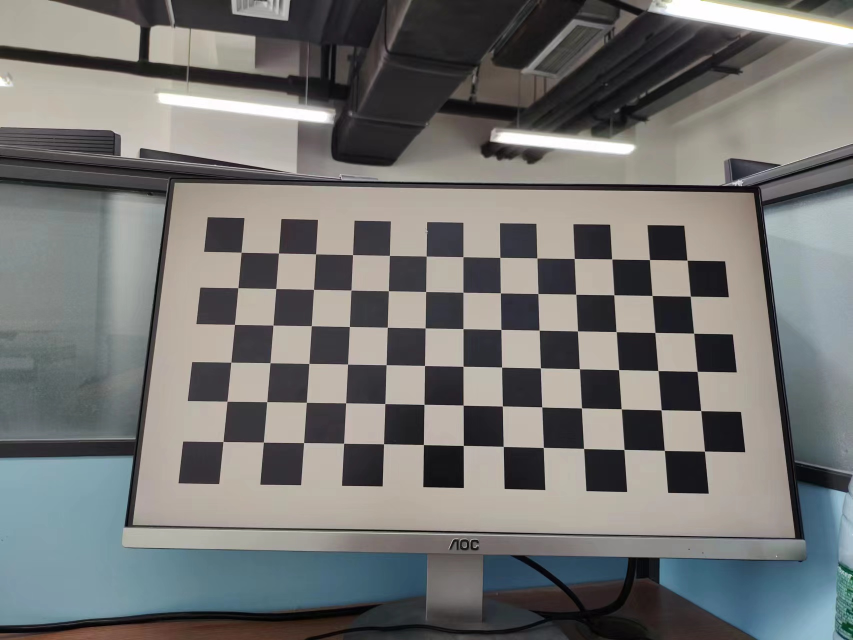
#> input picture 1.jpg, 1706 x 1280 px (shown at 1/2 size); its folder holds only this picture in this run
$ python Calibration.py
#> lines starting #> are read from the running program, lines starting #| are printed output that depends on the picture; after the words box and inside, x2 and y2 are one past the last pixel; in counts of white or black regions, pixels touching at a corner belong together; long printed decimals are rounded
import cv2
import numpy as np
import glob
import os

class Calibration:
    def __init__(self, img_dir, grid_size, chess_size):
        '''
        初始化

        Parameters
        ----------
        img_dir : str
            图像的存储路径

        grid_size : int
            一个棋盘格的大小

        chess_size : (w, h)
            棋盘的宽和长分别有几个角点

        Returns
        -------
        None.

        '''
        #棋盘格的大小
        self.grid_size = grid_size
        #棋盘大小，即包括几行几列
        self.chess_size = chess_size
        w, h = chess_size
        #初始化世界坐标系点
        self.world_point = np.zeros((w * h, 3), np.float32)
        #根据棋盘格大小构造每一个世界坐标系的角点坐标
        self.world_point[:, :2] = np.mgrid[0:w*grid_size:grid_size, 0:h*grid_size:grid_size].T.reshape(-1, 2)
        #初始化世界坐标系，像素坐标系和图像路径
        self.world_points = []
        self.img_points = []
        self.img_dir = img_dir


    def chess_generator(self, save_dir, x_nums=14, y_nums=7):
        '''
        生成标定用棋盘格

        Parameters
        ----------
        save_dir : str
            棋盘图保存路径

        x_nums : int, optional
            生成棋盘的长 The default is 14.对应h=13

        y_nums : TYPE, optional
            生成棋盘的宽 The default is 7. 对应w=6

        Returns
        -------
        None.

        '''
#> called with save_dir = './chessmap', x_nums = 14, y_nums = 7
        image = np.ones([1080, 1920, 3], np.uint8) * 255
        #x_nums = 14  #对应h=13
        #y_nums = 7 #对应w=6
        square_pixel = 120   # 1080/9 = 120 pixels
        x0 = square_pixel
        y0 = square_pixel
        flag = -1
        for i in range(y_nums):
            flag = 0 - flag
            for j in range(x_nums):
                if flag > 0:
                    color = [0,0,0]
                else:
                    color = [255,255,255]
                cv2.rectangle(image,(x0 + j*square_pixel,y0 + i*square_pixel),
                              (x0 + j*square_pixel+square_pixel,y0 + i*square_pixel+square_pixel),color,-1)
                flag = 0 - flag

        if not os.path.exists(save_dir):
            os.makedirs(save_dir)
        cv2.imwrite(save_dir+'/chess_map.bmp',image)
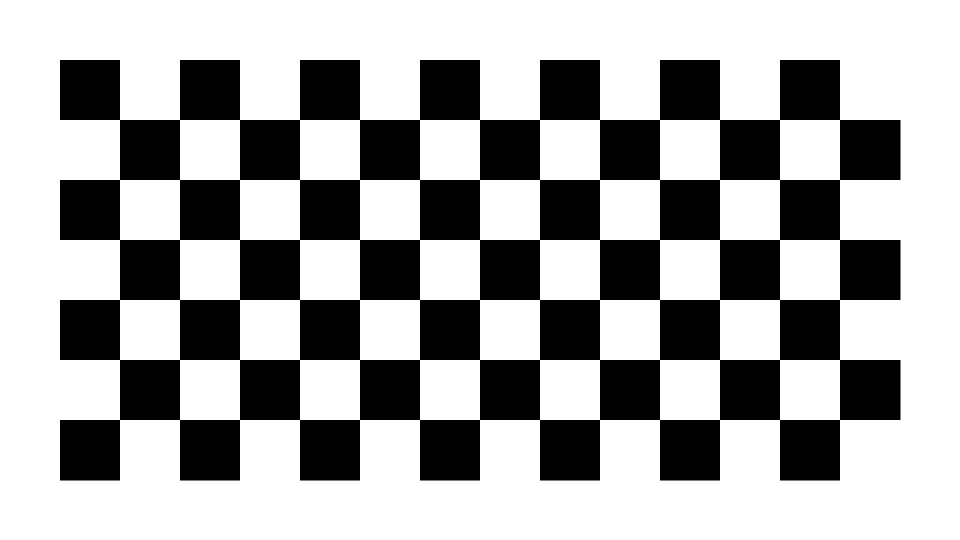
#> saved as chess_map.bmp: shape (1080, 1920, 3) (shown at 1/2 size); 65.9% white; 1 black region, box (x1, y1, x2, y2) and area: (120, 120, 1801, 961) 706800
        print("done")


    def calibrate(self):
        '''
        相机标定

        Returns
        -------
        mat_intri : TYPE
            内参矩阵

        coff_dis : TYPE
            畸变系数，(k_1, k_2, p_1, p_2, k_3)

        vec_rot : TYPE
            外参：旋转向量

        vec_trans : TYPE
            外参：平移向量

        '''
        #图像路径
        self.images = glob.glob(self.img_dir + '/*.jpg')
        w, h = self.chess_size
        for idx, img_path in enumerate(self.images):
            #读取图像
            img = cv2.imread(img_path)
#> img is the input picture: shape (1280, 1706, 3); mean B, G, R 114.6, 116.2, 116
            #将图片缩小
            #img = cv2.resize(img,None,fx=0.4, fy=0.4, interpolation = cv2.INTER_CUBIC)
            #转为灰度图
            gray = cv2.cvtColor(img, cv2.COLOR_BGR2GRAY)
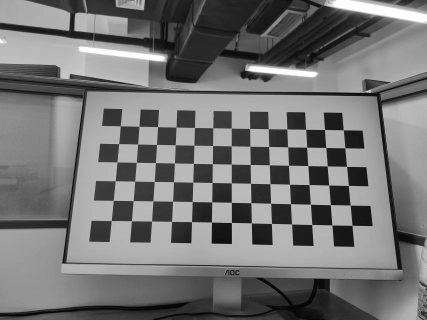
#> gray: shape (1280, 1706) (shown at 1/4 size); min 0, max 255, mean 116
            #寻找角点
            ret, corners = cv2.findChessboardCorners(gray, (w,h), None)
#> ret = True; corners = 78 rows, first 8: [446.6, 883.7], [454.3, 802.9], [462.3, 724.7], [469.6, 649.3], [476.6, 576], [482.6, 505], [527.4, 884.6], [534.1, 803.9]
            if ret:
                #将角点精细化到亚像素
                #criteria:角点精准化迭代过程的终止条件
                #criteria = (cv2.TERM_CRITERIA_EPS + cv2.TermCriteria_MAX_ITER, 30, 0.001)
                #cv2.cornerSubPix(gray, corners, (11,11),(-1,-1),criteria)
                #向世界坐标系中增加点
                self.world_points.append(self.world_point)
                #向像素坐标系中增加角点
                self.img_points.append(corners)
                #在图像中标出角点
                cv2.drawChessboardCorners(img, (w,h), corners, ret)
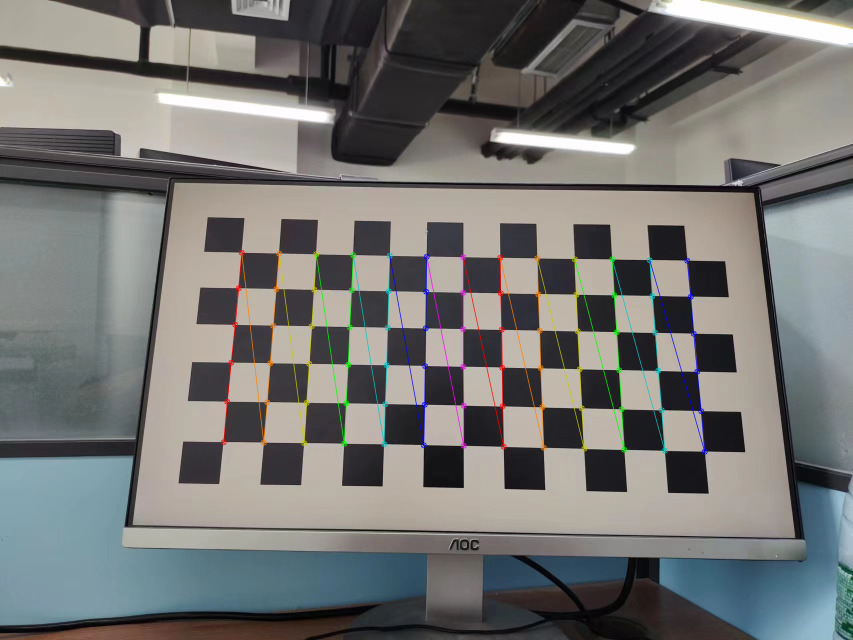
#> img: shape (1280, 1706, 3) (shown at 1/2 size); 1.59% of pixels changed, all inside (x1, y1, x2, y2) = (441, 499, 1416, 910)
                cv2.imshow('corners',img)
                cv2.waitKey(0)
                print(str(idx + 1) + " finish")
            else:
                print(str(idx + 1) + " wrong")
        cv2.destroyAllWindows()

        #求解摄像机的内在参数和外在参数。mat_intri 内参数矩阵，coff_dis 畸变系数，vec_rot 旋转向量，vec_trans 平移向量
        ret, mat_intri, coff_dis, vec_rot, vec_trans = cv2.calibrateCamera(self.world_points, self.img_points, gray.shape[::-1], None, None)
#> ret = 0.167; mat_intri = [[1912.8, 0, 815.3], [0, 1998.5, 600.7], [0, 0, 1]]; coff_dis = [[0.271, -1.08, -0.00311, -0.00595, -1.12]]; vec_rot = ([-0.313, -0.3, -1.53],); vec_trans = ([-151.7, 111.7, 798.1],)

        print ("ret: {}".format(ret))
#| ret: 0.1674
        print ("intrinsic matrix: \n {}".format(mat_intri))
#| intrinsic matrix:
#|  [[1.91282664e+03 0.00000000e+00 8.15328709e+02]
#|  [0.00000000e+00 1.99849346e+03 6.00719536e+02]
#|  [0.00000000e+00 0.00000000e+00 1.00000000e+00]]
        # in the form of (k_1, k_2, p_1, p_2, k_3)
        print ("distortion cofficients(k_1, k_2, p_1, p_2, k_3): \n {}".format(coff_dis))
#| distortion cofficients(k_1, k_2, p_1, p_2, k_3):
#|  [[ 0.271 -1.077 -0.003109 -0.005953 -1.120]]
        print ("rotation vectors: \n {}".format(vec_rot))
#| rotation vectors:
#|  (array([[-0.3132],
#|        [-0.2997],
#|        [-1.529]]),)
        print ("translation vectors: \n {}".format(vec_trans))
#| translation vectors:
#|  (array([[-151.658],
#|        [ 111.666 ],
#|        [ 798.079]]),)
        self.mat_intri = mat_intri
#> self.mat_intri has the same summary as mat_intri
        self.coff_dis = coff_dis
#> self.coff_dis = [[0.271, -1.08, -0.00311, -0.00595, -1.12]]
        self.vec_rot = vec_rot
#> self.vec_rot = ([-0.313, -0.3, -1.53],)
        self.vec_trans = vec_trans
#> self.vec_trans = ([-151.7, 111.7, 798.1],)
        return mat_intri, coff_dis, vec_rot, vec_trans

    def undistort(self, save_dir):
        '''

        Parameters
        ----------
        save_dir : str
            去畸变图像保存路径

        Returns
        -------
        None.

        '''
#> called with save_dir = './undistort'
        if not os.path.exists(save_dir):
            os.makedirs(save_dir)
        if self.mat_intri is None:
            self.calibrate_camera()


        for img_path in self.images:
            _, img_name = os.path.split(img_path)
            img = cv2.imread(img_path)
            #将图片缩小
            #img = cv2.resize(img,None,fx=0.4, fy=0.4, interpolation = cv2.INTER_CUBIC)
            h,  w = img.shape[:2]
            #去除畸变矫正后的鱼眼区域
            newcameramtx, roi = cv2.getOptimalNewCameraMatrix(self.mat_intri, self.coff_dis, (w,h), 0, (w,h))
#> newcameramtx = [[1912.5, 0, 802.8], [0, 2031.3, 598.4], [0, 0, 1]]; roi = (0, 0, 1705, 1279)
            dst = cv2.undistort(img, self.mat_intri, self.coff_dis, None, newcameramtx)
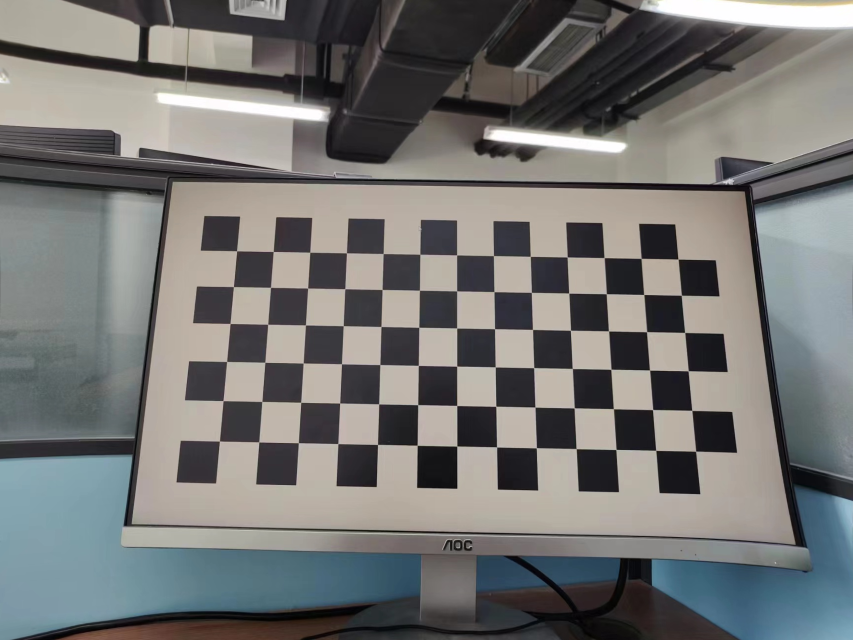
#> dst: shape (1280, 1706, 3) (shown at 1/2 size); mean B, G, R 115.1, 116.5, 116.2
            # clip the image
            # x, y, w, h = roi
            # dst = dst[y:y+h, x:x+w]
            cv2.imwrite(os.path.join(save_dir, img_name), dst)
        print("Dedistorted images have been saved to: {}".format(save_dir))

if __name__=='__main__':
    ca = Calibration('.', 33, (6,13))
    ca.chess_generator('./chessmap')
    ca.calibrate()
    ca.undistort('./undistort')

$ run again, on 5.jpg
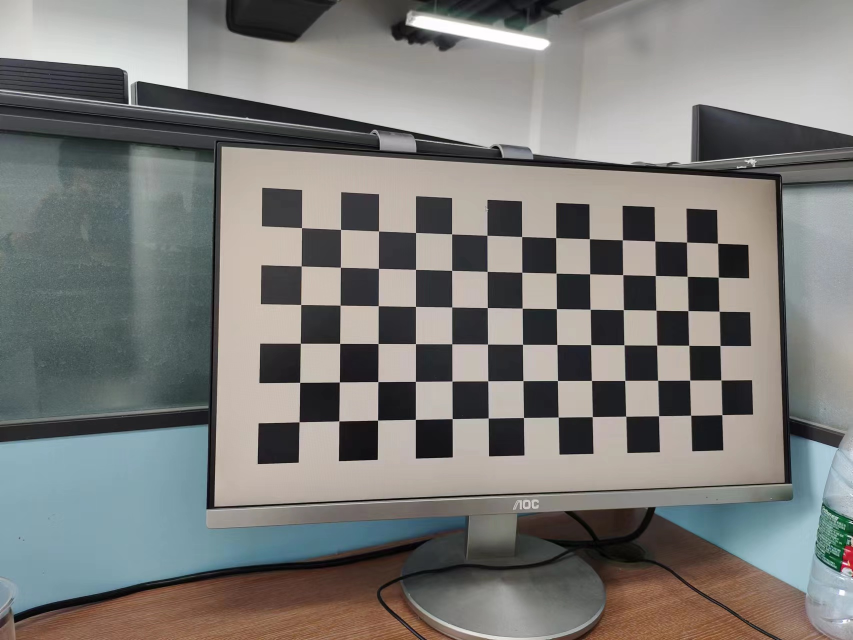
#> input picture 5.jpg, 1706 x 1280 px (shown at 1/2 size)
#> in calibrate, img is the input picture: shape (1280, 1706, 3); mean B, G, R 120.9, 123.6, 124.1
#> in calibrate, `ret, corners = cv2.findChessboardCorners(gray, (w,h), None)`: ret = True; corners = 78 rows, first 8: [598.5, 844.2], [600, 765.1], [601.1, 686.7], [602.1, 609.4], [602.8, 532.3], [603.6, 455.8], [678.2, 842.4], [679.3, 764.4]
#> in calibrate, `cv2.drawChessboardCorners(img, (w,h), corners, ret)`:
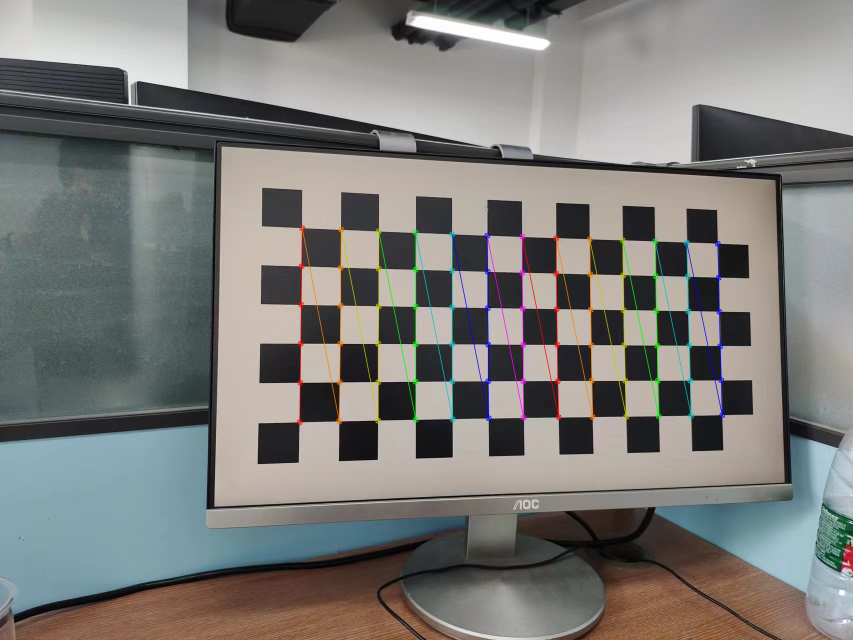
#> img: shape (1280, 1706, 3) (shown at 1/2 size); 1.54% of pixels changed, all inside (x1, y1, x2, y2) = (593, 450, 1451, 851)
#> in calibrate, `ret, mat_intri, coff_dis, vec_rot, vec_trans = cv2.calibrateCamera(sel..`: ret = 0.149; mat_intri = [[1451.2, 0, 705.3], [0, 1402.5, 590.2], [0, 0, 1]]; coff_dis = [[0.132, 0.0019, -0.00383, -0.0127, -0.38]]; vec_rot = ([0.121, -0.224, -1.55],); vec_trans = ([-43.09, 107, 593.1],)
#| ret: 0.1487
#| intrinsic matrix:
#|  [[1.45122837e+03 0.00000000e+00 7.05271081e+02]
#|  [0.00000000e+00 1.40249006e+03 5.90178588e+02]
#|  [0.00000000e+00 0.00000000e+00 1.00000000e+00]]
#| distortion cofficients(k_1, k_2, p_1, p_2, k_3):
#|  [[ 0.1322  0.001897 -0.003833 -0.01267 -0.38]]
#| rotation vectors:
#|  (array([[ 0.1212],
#|        [-0.2244],
#|        [-1.550]]),)
#| translation vectors:
#|  (array([[-43.092],
#|        [106.990],
#|        [593.095]]),)
#> self.mat_intri has the same summary as mat_intri
#> self.coff_dis = [[0.132, 0.0019, -0.00383, -0.0127, -0.38]]
#> self.vec_rot = ([0.121, -0.224, -1.55],)
#> self.vec_trans = ([-43.09, 107, 593.1],)
#> newcameramtx = [[1483.1, 0, 683.3], [0, 1457.8, 585.3], [0, 0, 1]]; roi = (0, 0, 1705, 1279)
#> in undistort, `dst = cv2.undistort(img, self.mat_intri, self.coff_dis, None, newcamer..`:
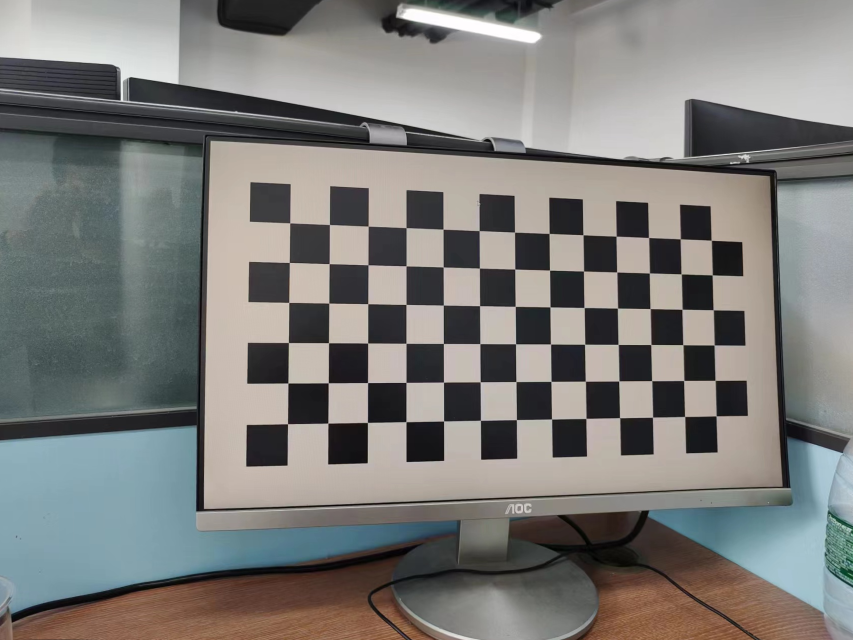
#> dst: shape (1280, 1706, 3) (shown at 1/2 size); mean B, G, R 121.4, 124, 124.5

$ run again, on 2.jpg
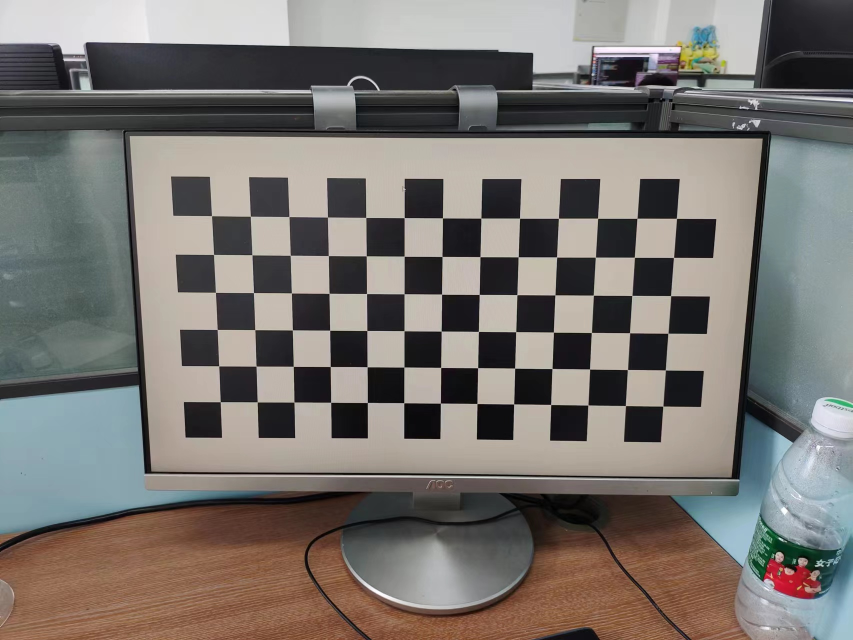
#> input picture 2.jpg, 1706 x 1280 px (shown at 1/2 size)
#> in calibrate, img is the input picture: shape (1280, 1706, 3); mean B, G, R 112, 116.4, 121
#> in calibrate, `ret, corners = cv2.findChessboardCorners(gray, (w,h), None)`: ret = True; corners = 78 rows, first 8: [440.8, 804.1], [438.1, 732.3], [434.9, 659.5], [431.5, 585.2], [427.7, 509.3], [423.6, 432], [515, 804.3], [512.6, 732.6]
#> in calibrate, `cv2.drawChessboardCorners(img, (w,h), corners, ret)`:
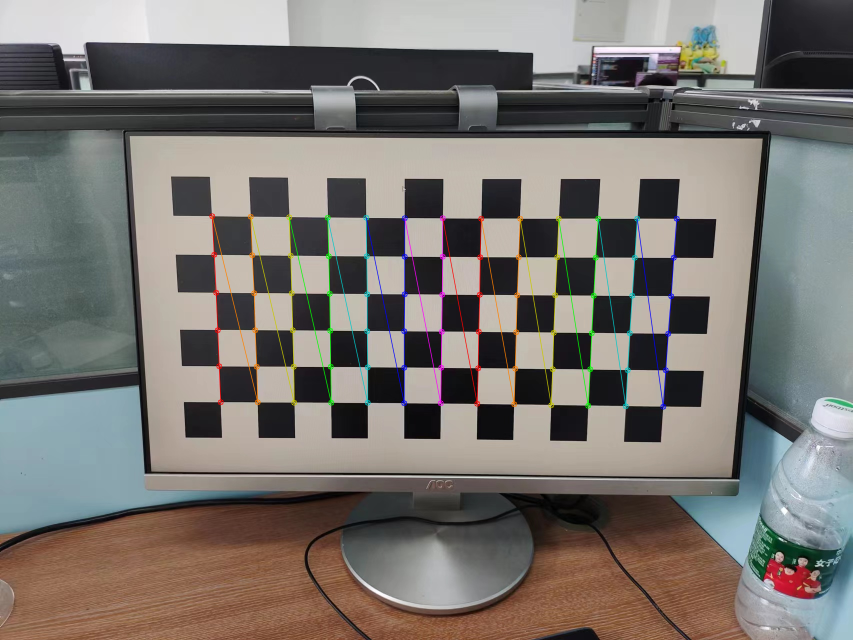
#> img: shape (1280, 1706, 3) (shown at 1/2 size); 1.57% of pixels changed, all inside (x1, y1, x2, y2) = (418, 426, 1360, 820)
#> in calibrate, `ret, mat_intri, coff_dis, vec_rot, vec_trans = cv2.calibrateCamera(sel..`: ret = 0.142; mat_intri = [[552.7, 0, 848], [0, 550.3, 596], [0, 0, 1]]; coff_dis = [[0.0194, -0.00122, -0.000597, -0.000128, -0.00561]]; vec_rot = ([0.0515, 0.0608, -1.56],); vec_trans = ([-183, 94.06, 251.3],)
#| ret: 0.142
#| intrinsic matrix:
#|  [[552.7364       0.         847.969]
#|  [  0.         550.313 596.007]
#|  [  0.           0.           1.        ]]
#| distortion cofficients(k_1, k_2, p_1, p_2, k_3):
#|  [[ 0.01936 -0.001217 -0.0005968 -0.0001276 -0.005607]]
#| rotation vectors:
#|  (array([[ 0.05153],
#|        [ 0.06083],
#|        [-1.563]]),)
#| translation vectors:
#|  (array([[-183.003],
#|        [  94.064],
#|        [ 251.290]]),)
#> self.mat_intri = [[552.7, 0, 848], [0, 550.3, 596], [0, 0, 1]]
#> self.coff_dis has the same summary as coff_dis
#> self.vec_rot = ([0.0515, 0.0608, -1.56],)
#> self.vec_trans = ([-183, 94.06, 251.3],)
#> newcameramtx = [[552.7, 0, 848], [0, 555.3, 593], [0, 0, 1]]; roi = (0, 0, 1705, 1279)
#> in undistort, `dst = cv2.undistort(img, self.mat_intri, self.coff_dis, None, newcamer..`:
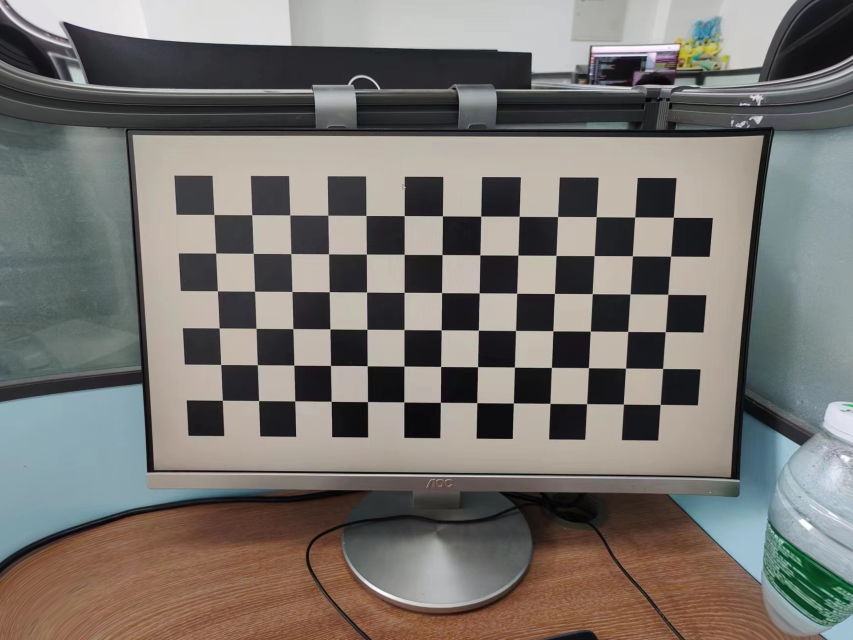
#> dst: shape (1280, 1706, 3) (shown at 1/2 size); mean B, G, R 111.5, 116.2, 120.2
